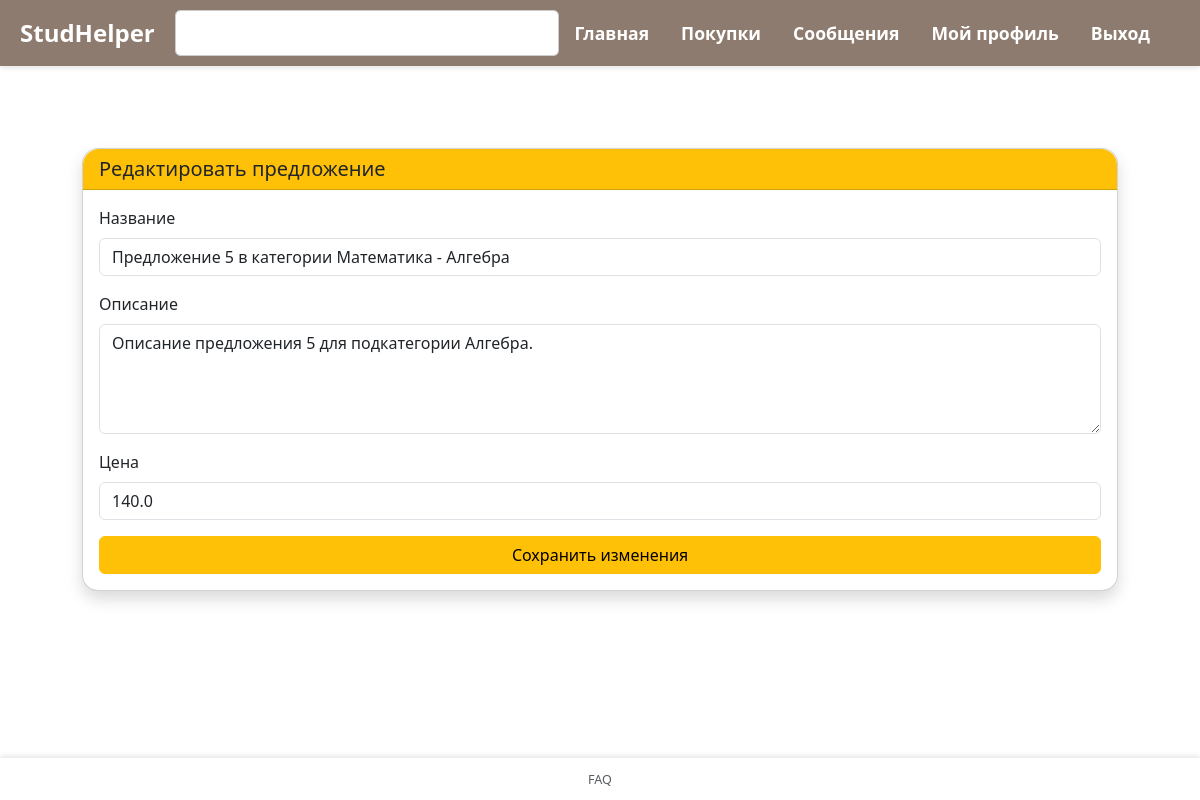
The page /edit_offer/5 (signed in) on the database its author committed.
### app.py (models this page shows)
class Offer(db.Model):
    id = db.Column(db.Integer, primary_key=True)
    title = db.Column(db.String(200), nullable=False)
    description = db.Column(db.Text, nullable=False)
    price = db.Column(db.Float, nullable=False)
    subcategory_id = db.Column(db.Integer, db.ForeignKey('subcategory.id'), nullable=False)
    seller_id = db.Column(db.Integer, db.ForeignKey('user.id'), nullable=False)

### app.py (the view, shortened to what this page needs)
@app.route('/edit_offer/<int:offer_id>', methods=['GET', 'POST'])
def edit_offer(offer_id):
    offer = Offer.query.get_or_404(offer_id)
    if offer.seller_id != current_user.id:
        abort(403)
    return render_template('edit_offer.html', offer=offer)

### app.py (called while the page is built)
@login_manager.user_loader
def load_user(user_id):
    return User.query.get(int(user_id))

### templates/edit_offer.html
{% extends 'base.html' %}
{% block content %}
<div class="container mt-5">
    <div class="card shadow rounded-4">
        <div class="card-header bg-warning text-dark rounded-top-4">
            <h5 class="mb-0">Редактировать предложение</h5>
        </div>
        <div class="card-body">
            <form method="POST">
                <div class="mb-3">
                    <label for="title" class="form-label">Название</label>
                    <input type="text" id="title" name="title" class="form-control" value="{{ offer.title }}" required>
                </div>
                <div class="mb-3">
                    <label for="description" class="form-label">Описание</label>
                    <textarea id="description" name="description" class="form-control" rows="4" required>{{ offer.description }}</textarea>
                </div>
                <div class="mb-3">
                    <label for="price" class="form-label">Цена</label>
                    <input type="number" step="0.01" id="price" name="price" class="form-control" value="{{ offer.price }}" required>
                </div>
                <button type="submit" class="btn btn-warning w-100">Сохранить изменения</button>
            </form>
        </div>
    </div>
</div>
{% endblock %}

### static/style.css (style rules this page uses)
body { display: flex; flex-direction: column; min-height: 100vh; margin: 0; }

### templates/base.html (style rules this page uses)
body { margin: 0; padding: 0; min-height: 100vh; }

### rows shown on the page
Offer: title "Предложение 5 в категории Математика - Алгебра", description "Описание предложения 5 для подкатегории Алгебра.", price "140.0"
